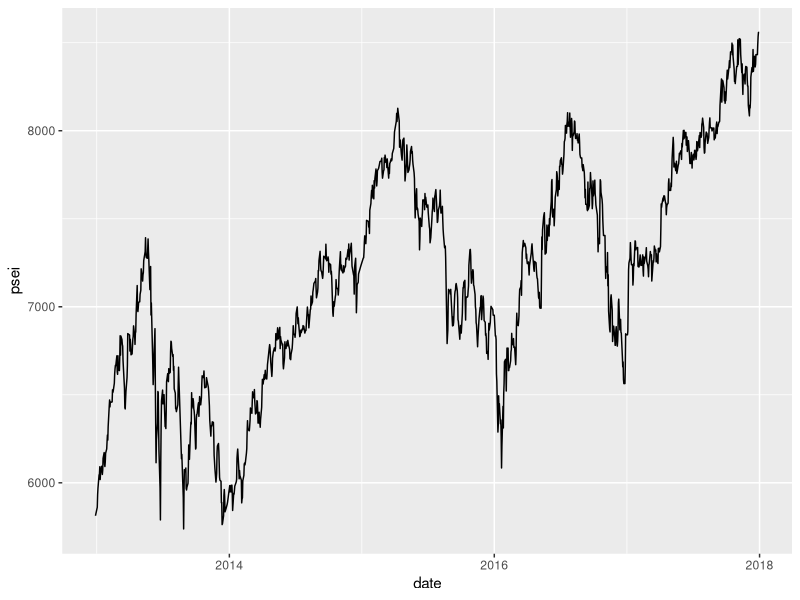
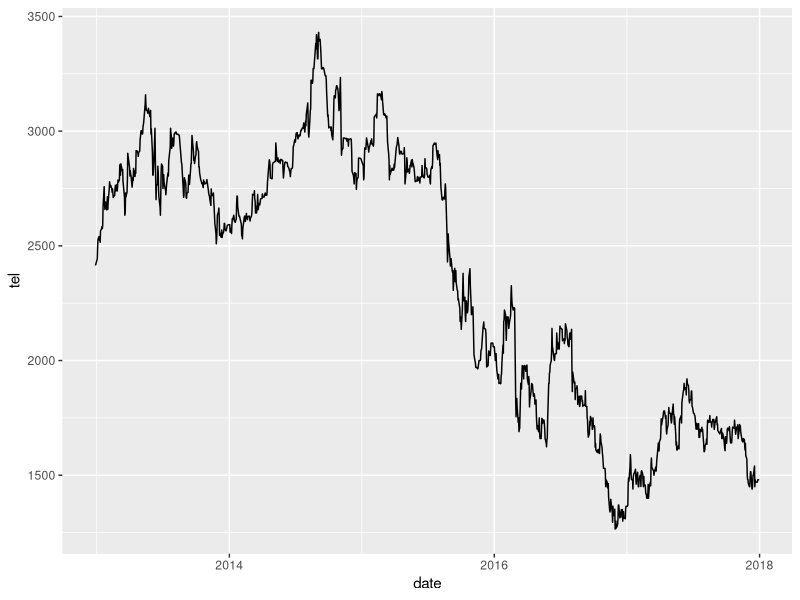
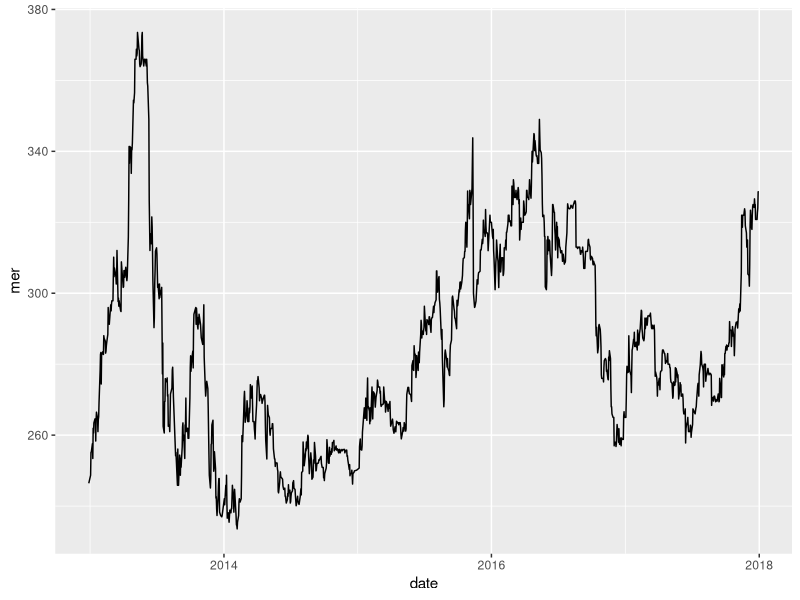
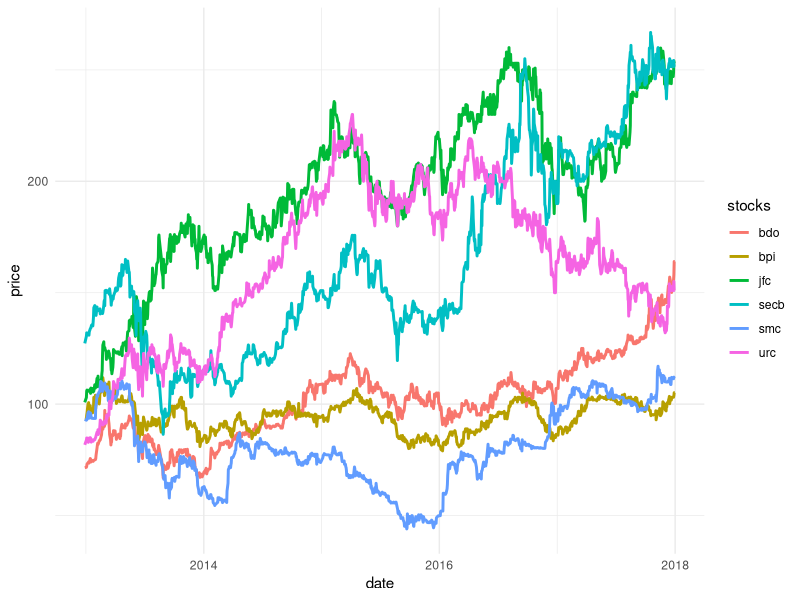
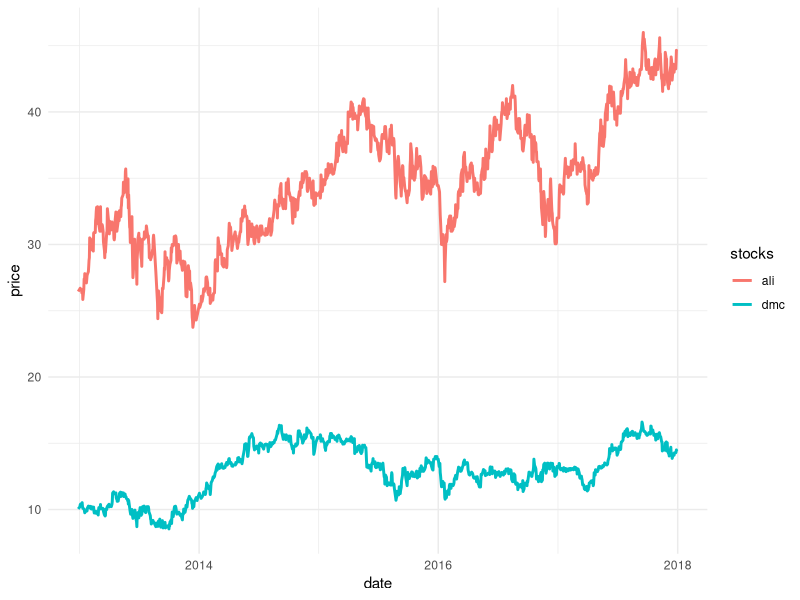
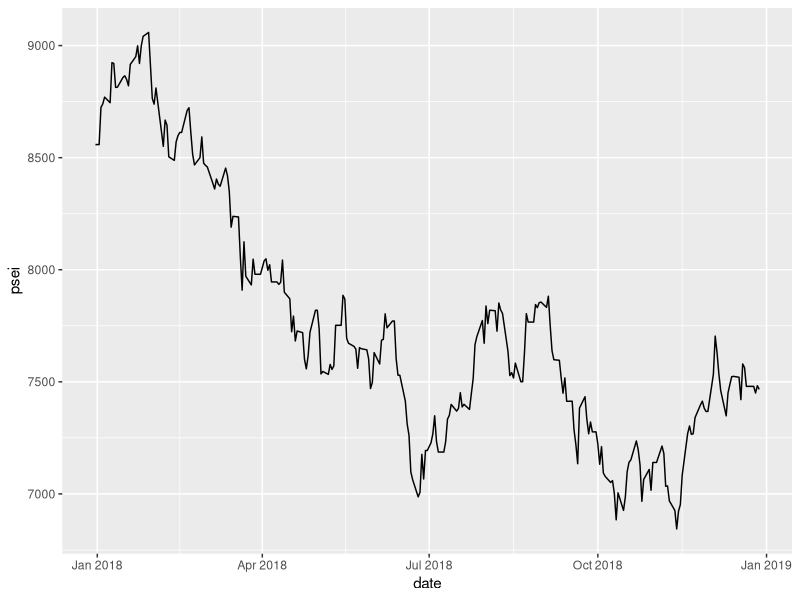
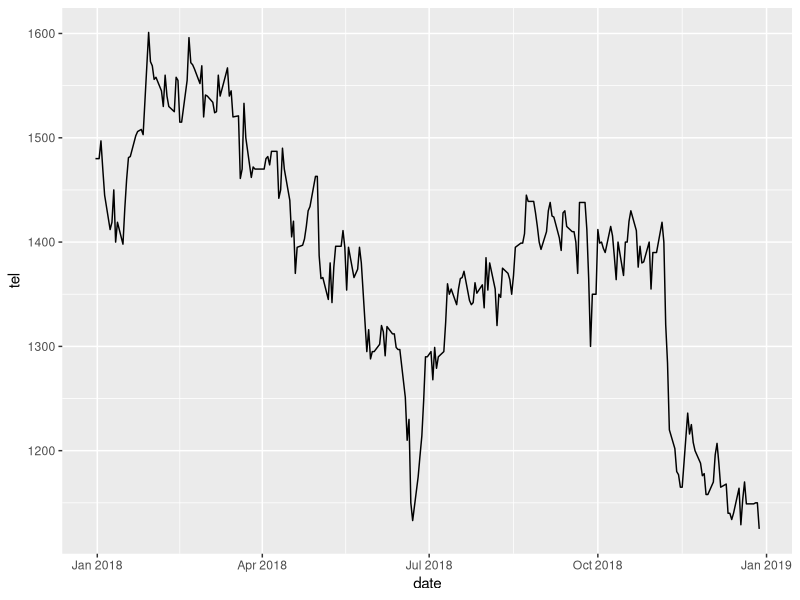
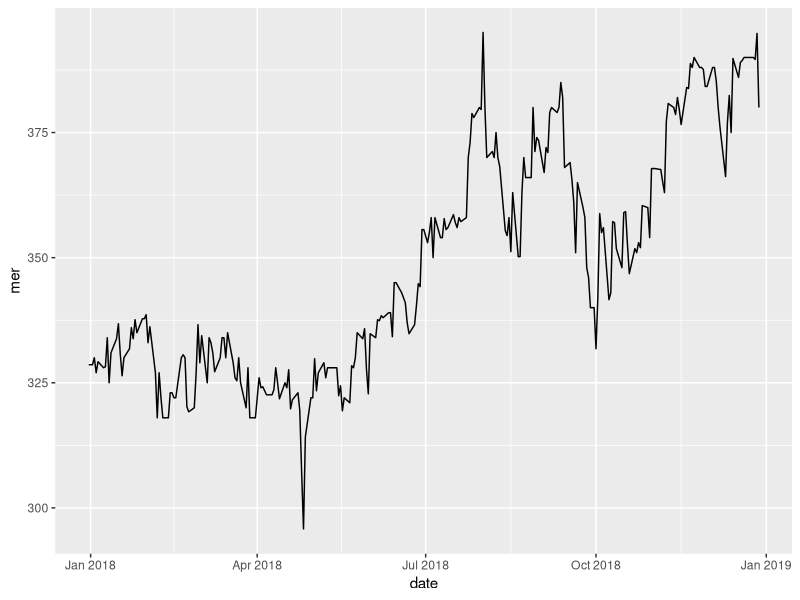

Here is the R script that generated these plots, in order:
# # # # # # # # # # # # # # # # #
# Libraries Needed              #
#                               #
# 1. readxl: To use read_excel  #
# 2. tidyverse: To use pipe %>% #
# 3. dplyr: To use bind_rows    #
# # # # # # # # # # # # # # # # #

library(readxl)
library(tidyverse)
library(dplyr)


              # # # # # # # # # # # # # # # #
              # STEP 1: Import needed data  #
              # # # # # # # # # # # # # # # #

# # # # # # # # # # # # # # # # # # # # # # # # # # # # # #
# Data                                                    #
#                                                         #
# Prices                                                  #
# 1. 5 years daily levels of PSEi and prices of 10 stocks #
# 2. 5 years daily 91-day Philippine Treasury bill rates  #
# 3. Arranged in ascending order                          #
#                                                         #
# Dividends                                               #
# 1. Dividend amount, NOT dividend yield                  #
# 2. Same years covered in data                           #
# 3. Arranged in ascending order                          #
# # # # # # # # # # # # # # # # # # # # # # # # # # # # # #

# Get training set from Excel
data <- read_excel("data.xlsx")
dividends <- read_excel("dividends.xlsx")


# # # # # # # # # # # # # # # # # # # # # # # # # # # # # #
# Data for Validation                                     #
#                                                         #
# Prices                                                  #
# 1. 1 year daily levels of PSEi and prices of 10 stocks  #
# 2. 1 year daily 91-day Philippine Treasury bill rates   #
# 3. Arranged in ascending order                          #
#                                                         #
# Dividends                                               #
# 1. Dividend amount, NOT dividend yield                  #
# 2. Same years covered in data                           #
# 3. Arranged in ascending order                          #
# # # # # # # # # # # # # # # # # # # # # # # # # # # # # #

# get validation set from Excel
data_validation <- read_excel("data_validation.xlsx")
dividends_validation <- read_excel("dividends_validation.xlsx")


              # # # # # # # # # # # # #
              # STEP 2: Explore data  #
              # # # # # # # # # # # # #

# Graph of the PSE index
ggplot(data = data, aes(x = date, y = psei)) + geom_line(size = 0.5)

# Graph of tel
ggplot(data = data, aes(x = date, y = tel)) + geom_line(size = 0.5)

# Graph of mer
ggplot(data = data, aes(x = date, y = mer)) + geom_line(size = 0.5)

# Graphs of data of other stocks
df <- data %>% select(date, bdo, bpi, jfc, secb, smc, urc) %>% gather(key = "stocks", value = "price", -date)

ggplot(df, aes(x = date, y = price)) + geom_line(aes(color = stocks), size = 1) + theme_minimal()

# Graphs of data stocks with low price
df <- data %>% select(date, ali, dmc) %>% gather(key = "stocks", value = "price", -date)

ggplot(df, aes(x = date, y = price)) + geom_line(aes(color = stocks), size = 1) + theme_minimal()


              # # # # # # # # # # # # # # # # # # # # #
              # STEP 3: Convert daily data to monthly #
              # # # # # # # # # # # # # # # # # # # # #

# # # # # # # # #
# Monthly Data  #
# # # # # # # # #

# Data: Get year, month, day for each date
data$year <- as.numeric(format(data$date, "%Y"))
data$month <- as.numeric(format(data$date, "%m"))
data$day <- as.numeric(format(data$date, "%d"))

# Data: Get combination of year, month
data$ym <- paste0(data$year, data$month)

# Monthly: Get only month-end dates
data_monthly <- aggregate(day ~ year + month, data, max) %>% arrange(year)
data_monthly$date <- paste0(data_monthly$year, data_monthly$month, data_monthly$day)

# Monthly: Get combination of year, month
data_monthly$ym <- paste0(data_monthly$year, data_monthly$month)

# Dividends: Get year, month, day for each date
dividends$year <- as.numeric(format(dividends$date, "%Y"))
dividends$month <- as.numeric(format(dividends$date, "%m"))

# Dividends: Get combination of year, month
dividends$ym <- paste0(dividends$year, dividends$month)

# Dividends: Replace NA with 0
dividends[is.na(dividends)] <- 0

# Dividends: Collect all dividends for each year-month combination
dividends <- dividends %>% select(-date, -year, -month)
dividends <- dividends %>% group_by(ym) %>% summarise_all(funs(sum))

# Data: Reformat date column
data$date <- paste0(data$year, data$month, data$day)
data <- data %>% select(-day)

# Monthly: Get data for month-end dates only
data_monthly <- merge(data, data_monthly[, c("date", "ym")])

# Monthly: Add dividends to monthly data
data_monthly <- bind_rows(data_monthly, dividends) %>% select(-date) %>% group_by(ym) %>% summarise_all(funs(sum(., na.rm = TRUE)))

# Monthly: Arrange chronologically
data_monthly <- data_monthly[order(data_monthly$year, data_monthly$month), ]
data_monthly <- data_monthly %>% select(-year, -month)


# # # # # # # # # # # # # # # #
# Monthly Data for Validation #
# # # # # # # # # # # # # # # #

# Data: Get year, month, day for each date
data_validation$year <- as.numeric(format(data_validation$date, "%Y"))
data_validation$month <- as.numeric(format(data_validation$date, "%m"))
data_validation$day <- as.numeric(format(data_validation$date, "%d"))

# Data: Get combination of year, month
data_validation$ym <- paste0(data_validation$year, data_validation$month)

# Monthly: Get only month-end dates
data_validation_monthly <- aggregate(day ~ year + month, data_validation, max) %>% arrange(year)
data_validation_monthly$date <- paste0(data_validation_monthly$year, data_validation_monthly$month, data_validation_monthly$day)

# Monthly: Get combination of year, month
data_validation_monthly$ym <- paste0(data_validation_monthly$year, data_validation_monthly$month)

# Dividends: Get year, month, day for each date
dividends_validation$year <- as.numeric(format(dividends_validation$date, "%Y"))
dividends_validation$month <- as.numeric(format(dividends_validation$date, "%m"))

# Dividends: Get combination of year, month
dividends_validation$ym <- paste0(dividends_validation$year, dividends_validation$month)

# Dividends: Replace NA with 0
dividends_validation[is.na(dividends_validation)] <- 0

# Dividends: Collect all dividends for each year-month combination
dividends_validation <- dividends_validation %>% select(-date, -year, -month)
dividends_validation <- dividends_validation %>% group_by(ym) %>% summarise_all(funs(sum))

# Data: Reformat date column
data_validation$date <- paste0(data_validation$year, data_validation$month, data_validation$day)
data_validation <- data_validation %>% select(-day)

# Monthly: Get data for month-end dates only
data_validation_monthly <- merge(data_validation, data_validation_monthly[, c("date", "ym")])

# Monthly: Add dividends to monthly data
data_validation_monthly <- bind_rows(data_validation_monthly, dividends_validation) %>% select(-date) %>% group_by(ym) %>% summarise_all(funs(sum(., na.rm = TRUE)))

# Monthly: Arrange chronologically
data_validation_monthly <- data_validation_monthly[order(data_validation_monthly$year, data_validation_monthly$month), ]
data_validation_monthly <- data_validation_monthly %>% select(-year, -month)


              # # # # # # # # # # # # # # # # # # #
              # STEP 4: Compute monthly returns   #
              # # # # # # # # # # # # # # # # # # #

# # # # # # # # # # # # # # # # # # # # # # # # # # # # # # # # # # # # # # #
# Monthly Returns for Data                                                  #
#                                                                           #
# 1. 91-day Treasury bill rates: Annualized rates; don't do anything first  #
# 2. PSEi, stocks: Percentage change from month-end i to month-end i + 1    #
# # # # # # # # # # # # # # # # # # # # # # # # # # # # # # # # # # # # # # #

# PSEi monthly returns
r_m <- ((as.data.frame(data_monthly$psei) - mutate_all(as.data.frame(data_monthly$psei), lag))/mutate_all(as.data.frame(data_monthly$psei), lag))[-1, ]*100

# Stocks monthly returns
r <- ((as.data.frame(data_monthly[-1:-3]) - mutate_all(as.data.frame(data_monthly[-1:-3]), lag))/mutate_all(as.data.frame(data_monthly[-1:-3]), lag))[-1, ]*100


# # # # # # # # # # # # # # # # # #
# Monthly Returns for Validation  #
# # # # # # # # # # # # # # # # # #

# PSEi monthly returns
r_validation_m <- ((as.data.frame(data_validation_monthly$psei) - mutate_all(as.data.frame(data_validation_monthly$psei), lag))/mutate_all(as.data.frame(data_validation_monthly$psei), lag))[-1, ]*100

# Stocks monthly returns
r_validation <- ((as.data.frame(data_validation_monthly[-1:-3]) - mutate_all(as.data.frame(data_validation_monthly[-1:-3]), lag))/mutate_all(as.data.frame(data_validation_monthly[-1:-3]), lag))[-1, ]*100


              # # # # # # # # # #
              # STEP 5: Model 1 #
              # # # # # # # # # #

# Suppose an investor has PHP100,000 to invest

# Equal investment of PHP10,000 on each of the 10 stocks in the list
portfolio1_stocks <- (100000/10)/data_validation[1, 4:13]
portfolio1_start <- portfolio1_stocks*data_validation[1, 4:13]

# Portfolio 1 risk
portfolio1_w <- rep(1/10, 10)
portfolio1_risk <- sqrt(t(portfolio1_w)%*%cov(r_validation)%*%portfolio1_w)

# Track performance of Portfolio 1
portfolio1_progress <- portfolio1_start
for (i in 1:nrow(r_validation)){
  portfolio1_progress[i+1, ] <- portfolio1_progress[i, ]*(1+r_validation[i, ]/100)
}

# Portfolio 1 return
portfolio1_end <- portfolio1_progress[nrow(r_validation)+1, ]
portfolio1_return <- (sum(portfolio1_end)/sum(portfolio1_start) - 1)*100

# PSEi return
psei_return <- (prod(1+r_validation_m/100) - 1)*100

# Place results in a table
results <- data_frame(Portfolio = "Portfolio 1", Model = "Equal Weights", Risk = as.numeric(portfolio1_risk), Return = portfolio1_return, PSEi = psei_return)


# # # # # # # # # # # # # #
# Explore validation data #
# # # # # # # # # # # # # #

# Reload the original validation set
data_validation <- read_excel("data_validation.xlsx")

# Graph of the PSE index
ggplot(data = data_validation, aes(x = date, y = psei)) + geom_line(size = 0.5)

# Graph of tel
ggplot(data = data_validation, aes(x = date, y = tel)) + geom_line(size = 0.5)

# Graph of mer
ggplot(data = data_validation, aes(x = date, y = mer)) + geom_line(size = 0.5)

# Graphs of data of other stocks
df <- data_validation %>% select(date, bdo, bpi, jfc, secb, smc, urc) %>% gather(key = "stocks", value = "price", -date)

ggplot(df, aes(x = date, y = price)) + geom_line(aes(color = stocks), size = 1) + theme_minimal()

# Graphs of data stocks with low price
df <- data_validation %>% select(date, ali, dmc) %>% gather(key = "stocks", value = "price", -date)

ggplot(df, aes(x = date, y = price)) + geom_line(aes(color = stocks), size = 1) + theme_minimal()


              # # # # # # # # # # # # # # # # # # # # #
              # STEP 6: Model 2 - Single-Index Model  #
              # # # # # # # # # # # # # # # # # # # # #

# # # # # # # # # # # # # # # # # # # # # # # # # # # # # # # # #
# Variables Used                                                #
#                                                               #
# 1. R_f: Average risk-free rate (monthly, %)                   #
# 2. R: Average return on stocks (monthly, %)                   #
# 3. sigma_m: Risk/Volatility of market index returns (monthly) #
# 4. R_m: Average return on market index (monthly, %)           #
# # # # # # # # # # # # # # # # # # # # # # # # # # # # # # # # #

# 0.8: Front-loading of 20% tax
R_f <- 0.8*mean(data_monthly$tbill)/3

# 1.2: 20% tax
R <- 1.2*colMeans(r)

# Market risk and return
sigma_m <- sd(r_m)
R_m <- mean(r_m)


# # # # # # # # # # # # # # # # # # # # # # # # # #
# Linear Regression                               #
#                                                 #
# 1. Regress (stock returns) on (PSEi returns)    #
# 2. beta: Coefficient of stock returns           #
# 3. sigma_mi2: Absolute unsystematic risk        #
# 4. R2: Percentage systematic risk of total risk #
# # # # # # # # # # # # # # # # # # # # # # # # # #

# List of stocks
dep_var <- colnames(data[ , -1:-3])
dep_var <- dep_var[-11:-13]

# Tabulate PSEi and stock returns for regression
data_lin_reg <- mutate(psei = r_m, r)

# Perform linear regression: PSEi vs stock
lin_reg <- expand.grid(ind_var = "psei", dep_var = dep_var) %>% mutate(reg = paste(dep_var, "~", "psei")) %>% group_by(reg) %>% mutate(beta = lm(reg, data_lin_reg)$coefficients[2], sigma_mi2 = anova(lm(reg, data_lin_reg))["Residuals", "Sum Sq"]/sum(anova(lm(reg, data_lin_reg))$Df), R2 = summary(lm(reg, data_lin_reg))$r.squared) %>% ungroup()

# Determine variable values from linear regression results
beta <- lin_reg$beta
sigma_mi2 <- lin_reg$sigma_mi2
R2 <- lin_reg$R2


# # # # # # # # #
# Treynor Ratio #
# # # # # # # # #

T <- (R - R_f)/beta


# # # # # # #
# Cut-off C #
# # # # # # #

# Prepare for computation of initial cut-off variable c
sum1 <- beta*(R - R_f)/sigma_mi2
sum2 <- (beta^2)/sigma_mi2

# Organize computatations; Rank stocks according to Treynor ratio
summary <- data.frame(stock = dep_var, R, beta, sigma_mi2, T, sum1, sum2) %>% arrange(desc(T))
c <- NULL
for(i in 1:nrow(summary)){
  c[i] <- ((sigma_m^2)*sum(summary$sum1[1:i]))/(1 + (sigma_m^2)*sum(summary$sum2[1:i]))
}
summary <- summary %>% mutate(c)

# Compare Treynor ratio with c: stocks with T > c will be included in portfolio
c_count <- sum(summary$T > summary$c)

# Last c is the final cut-off variable C
C <- c[c_count]


# # # # # #
# Weights #
# # # # # #

# Remove stocks not to be included in the portfolio
index <- order(-data.frame(dep_var, T)$T)[1:c_count]
summary <- summary[1:c_count, -6:-7]

# Compute Z for recommended stocks
Z <- (summary$beta/(summary$sigma_mi2))*(summary$T - C)

# Compute weights
w <- Z/sum(Z)
summary <- summary %>% mutate("weight (%)" = w*100)

# Show recommended portfolio
ideal_portfolio <- data_frame(Stock = summary$stock, "Weight (%)" = summary$`weight (%)`)


# # # # # # # # # # # # # # # # # # # #
# Portfolio Expected Characteristics  #
# # # # # # # # # # # # # # # # # # # #

# Portfolio risk
beta_p <- sum(w*beta[index])
sigma_p <- sqrt((beta_p^2)*(sigma_m^2) + sum((w^2)*(sigma_mi2[index])))

# Portfolio return
R_p <- sum(w*R[index])

# Tabulate ideal results from single-index model
ideal_results <- data_frame(Model = "Single-Index", Risk = sigma_p, Return = R_p)


              # # # # # # # # # # # # # # # #
              # STEP 7: Model 2 Validation  #
              # # # # # # # # # # # # # # # #

# Invest PHP100,000 proportionally according to weights recommended by Model 2
portfolio2_amount <- 100000*(summary$`weight (%)`/100)
portfolio2_stocks <- portfolio2_amount/data_validation[1, index+3]
portfolio2_start <- portfolio2_stocks*data_validation[1, index+3]

# Portfolio 2 risk
portfolio2_w <- summary$`weight (%)`/100
portfolio2_risk <- sqrt(t(portfolio2_w)%*%cov(r_validation[ , index])%*%portfolio2_w)

# Track performance of Portfolio 2
portfolio2_progress <- portfolio2_start
for (i in 1:nrow(r_validation)){
  portfolio2_progress[i+1, ] <- portfolio2_progress[i, ]*(1+r_validation[i, index]/100)
}

# Portfolio 2 return
portfolio2_end <- portfolio2_progress[nrow(r_validation)+1, ]
portfolio2_return <- (sum(portfolio2_end)/sum(portfolio2_start) - 1)*100

# Place results in a table
results <- bind_rows(results, data_frame(Portfolio = "Portfolio 2", Model = "Single-Index", Risk = as.numeric(portfolio2_risk), Return = portfolio2_return, PSEi = psei_return))


              # # # # # # # # # #
              # STEP 8: Model 3 #
              # # # # # # # # # #

# Equal investment in the stocks recommended by Model 2
portfolio3_stocks <- (100000/length(index))/data_validation[1, index+3]
portfolio3_start <- portfolio3_stocks*data_validation[1, index+3]

# Portfolio 3 risk
portfolio3_w <- rep(1/length(index), length(index))
portfolio3_risk <- sqrt(t(portfolio3_w)%*%cov(r_validation[ , index])%*%portfolio3_w)

# Track performance of Portfolio 3
portfolio3_progress <- portfolio3_start
for (i in 1:nrow(r_validation)){
  portfolio3_progress[i+1, ] <- portfolio3_progress[i, ]*(1+r_validation[i, index]/100)
}

# Portfolio 3 return
portfolio3_end <- portfolio3_progress[nrow(r_validation)+1, ]
portfolio3_return <- (sum(portfolio3_end)/sum(portfolio3_start) - 1)*100

# Place results in a table
results <- bind_rows(results, data_frame(Portfolio = "Portfolio 3", Model = "Single-Index + Equal Weights", Risk = as.numeric(portfolio3_risk), Return = portfolio3_return, PSEi = psei_return))


              # # # # # # # # # # # # # #
              # STEP 9: Compare results #
              # # # # # # # # # # # # # #

# Print results comparing Models 1-3
results